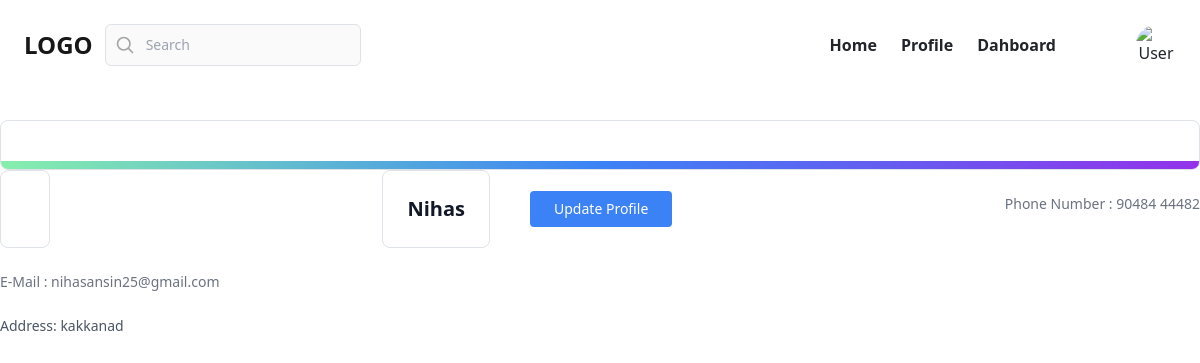
The app's page /customer/profile/ (signed in) with its own data.
### myapp/models.py (models this page shows, shortened)
class BaseModel(models.Model):
    created_date=models.DateTimeField(auto_now_add=True)
    updated_date=models.DateTimeField(auto_now=True)
    is_active=models.BooleanField(default=True)

class CustomerProfile(BaseModel):
    user = models.OneToOneField(User, on_delete=models.CASCADE, related_name='customer_profile')
    address = models.CharField(max_length=200, blank=True ,null=True)

class User(AbstractUser):
    role_choices = [
        ('customer', 'Customer'),
        ('provider', 'Service Provider'),
    ]
    role = models.CharField(max_length=20, choices=role_choices,default="customer")
    phone_number = models.CharField(max_length=15, blank=True, null=True)
    is_verified=models.BooleanField(default=False)
    otp=models.CharField(max_length=6,null=True,blank=True)

### myapp/views.py (the view)
# urls.py: path('customer/profile/',views.CustomerProfileListView.as_view(), name='customer-profile'),
@method_decorator(decs,name="dispatch")
class CustomerProfileListView(View):
    template_name="customer_profile.html"
    def get(self,request,*args,**kwargs):
        qs=CustomerProfile.objects.get(user=request.user)
        return render(request,self.template_name,{"data":qs})

### myapp/templates/customer_profile.html (shortened to what this page needs)
{% extends "customer_base.html" %}
{% block main_block %}
{% load static %}
{% if data %}
<a
  href="#"
  class="relative block overflow-hidden rounded-lg border border-gray-100 p-4 sm:p-6 lg:p-8"
>
  <span
    class="absolute inset-x-0 bottom-0 h-2 bg-gradient-to-r from-green-300 via-blue-500 to-purple-600"
  ></span>
  <div class="sm:flex sm:justify-between sm:gap-4">
    <div class="flex items-center gap-4">
      <h3 class="text-lg font-bold text-gray-900 sm:text-xl">
        {{ data.user.username }}
      </h3>
      <a href="{% url 'customer-edit' %}"
         class="ml-4 px-4 py-2 text-sm font-medium text-white bg-blue-500 rounded hover:bg-blue-600 focus:outline-none focus:ring">
         Update Profile
      </a>
    </div>
    <div class="mt-4">
        <p class="text-pretty text-sm text-gray-500">
         Phone Number : {{data.user.phone_number}}
        </p>
      </div>
  </div>
  <div class="mt-4">
    <p class="text-pretty text-sm text-gray-500">
     E-Mail : {{data.user.email}}
    </p>
  </div>
  <dl class="mt-6 flex gap-4 sm:gap-6">
    <div class="flex flex-col-reverse">
      <dt class="text-sm font-medium text-gray-600">Address: {{ data.address }}</dt>
    </div>
  </dl>
</a>
{% else %}
<p class="text-center text-gray-600">No profile available for the logged-in user.</p>
{% endif %}
{% endblock %}

### records on screen
CustomerProfile: user.username "Nihas", user.phone_number "90484 44482", user.email "nihasansin25@gmail.com", address "kakkanad"
